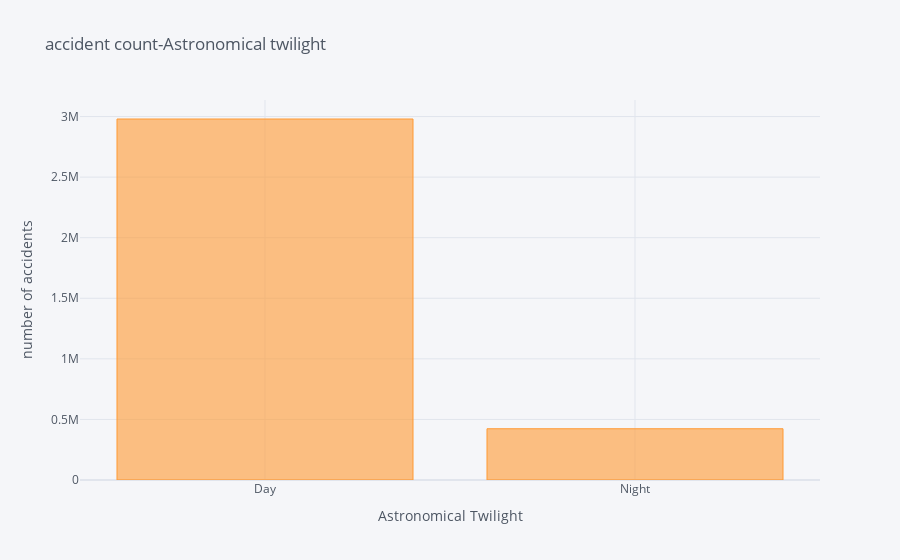

Notebook code cell kept with this figure:
### Code cell
d.iplot(kind='bar', 
        title= 'accident count-Astronomical twilight', 
        xTitle= 'Astronomical Twilight', 
        yTitle= 'number of accidents')

### Figure 1 — Plotly figure (JSON) as saved in the notebook; plotly's stock layout.template omitted (floating-point values rounded to 4 significant figures)
{"data": [{"marker": {"color": "rgba(255, 153, 51, 0.6)", "line": {"color": "rgba(255, 153, 51, 1.0)", "width": 1}}, "name": "Start_Time", "orientation": "v", "text": "", "type": "bar", "x": ["Day", "Night"], "y": [2979765, 422969]}], "layout": {"legend": {"bgcolor": "#F5F6F9", "font": {"color": "#4D5663"}}, "paper_bgcolor": "#F5F6F9", "plot_bgcolor": "#F5F6F9", "title": {"font": {"color": "#4D5663"}, "text": "accident count-Astronomical twilight"}, "xaxis": {"gridcolor": "#E1E5ED", "showgrid": true, "tickfont": {"color": "#4D5663"}, "title": {"font": {"color": "#4D5663"}, "text": "Astronomical Twilight"}, "zerolinecolor": "#E1E5ED"}, "yaxis": {"gridcolor": "#E1E5ED", "showgrid": true, "tickfont": {"color": "#4D5663"}, "title": {"font": {"color": "#4D5663"}, "text": "number of accidents"}, "zerolinecolor": "#E1E5ED"}}}
